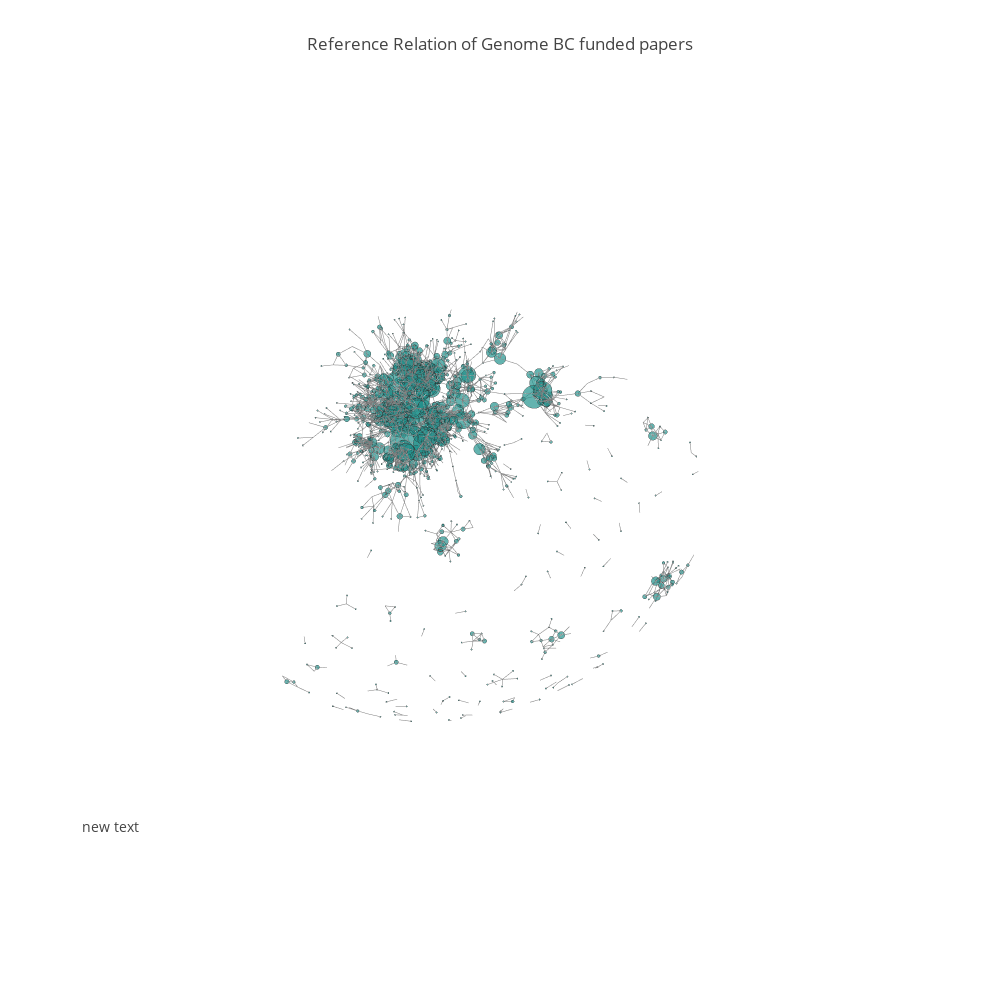

The code cell stored with this chart in its notebook:
### Code cell
data=[trace1, trace2]
fig=go.Figure(data=data, layout=layout)

py.iplot(fig)

### Figure 1 — Plotly figure (JSON) as saved in the notebook; plotly's stock layout.template omitted (floating-point values rounded to 4 significant figures; data arrays with more than 128 entries replaced by an {"elided": "..."} marker saying what was removed)
{"data": [{"hoverinfo": "none", "line": {"color": "rgb(125,125,125)", "width": 1}, "mode": "lines", "type": "scatter3d", "uid": "f376ac9c-4d44-4510-b396-01a2fb0c2df8", "x": {"elided": "10044 float values"}, "y": {"elided": "10044 float values"}, "z": {"elided": "10044 float values"}}, {"hoverinfo": "text", "marker": {"color": {"elided": "1544 int values"}, "colorscale": "Viridis", "line": {"color": "rgb(50,50,50)", "width": 0.5}, "size": {"elided": "1544 int values"}, "symbol": "circle"}, "mode": "markers", "name": "actors", "text": {"elided": "1544 str values"}, "type": "scatter3d", "uid": "1c8c104f-5382-48fd-b467-18c9f14095be", "x": {"elided": "1544 float values"}, "y": {"elided": "1544 float values"}, "z": {"elided": "1544 float values"}}], "layout": {"annotations": [{"font": {"size": 14}, "showarrow": false, "x": 0, "xanchor": "left", "xref": "paper", "y": 0.1, "yanchor": "bottom", "yref": "paper"}], "height": 1000, "hovermode": "closest", "margin": {"t": 100}, "scene": {"xaxis": {"showbackground": false, "showgrid": false, "showline": false, "showticklabels": false, "title": {"text": ""}, "zeroline": false}, "yaxis": {"showbackground": false, "showgrid": false, "showline": false, "showticklabels": false, "title": {"text": ""}, "zeroline": false}, "zaxis": {"showbackground": false, "showgrid": false, "showline": false, "showticklabels": false, "title": {"text": ""}, "zeroline": false}}, "showlegend": false, "title": {"text": "Reference Relation of Genome BC funded papers"}, "width": 1000}}
